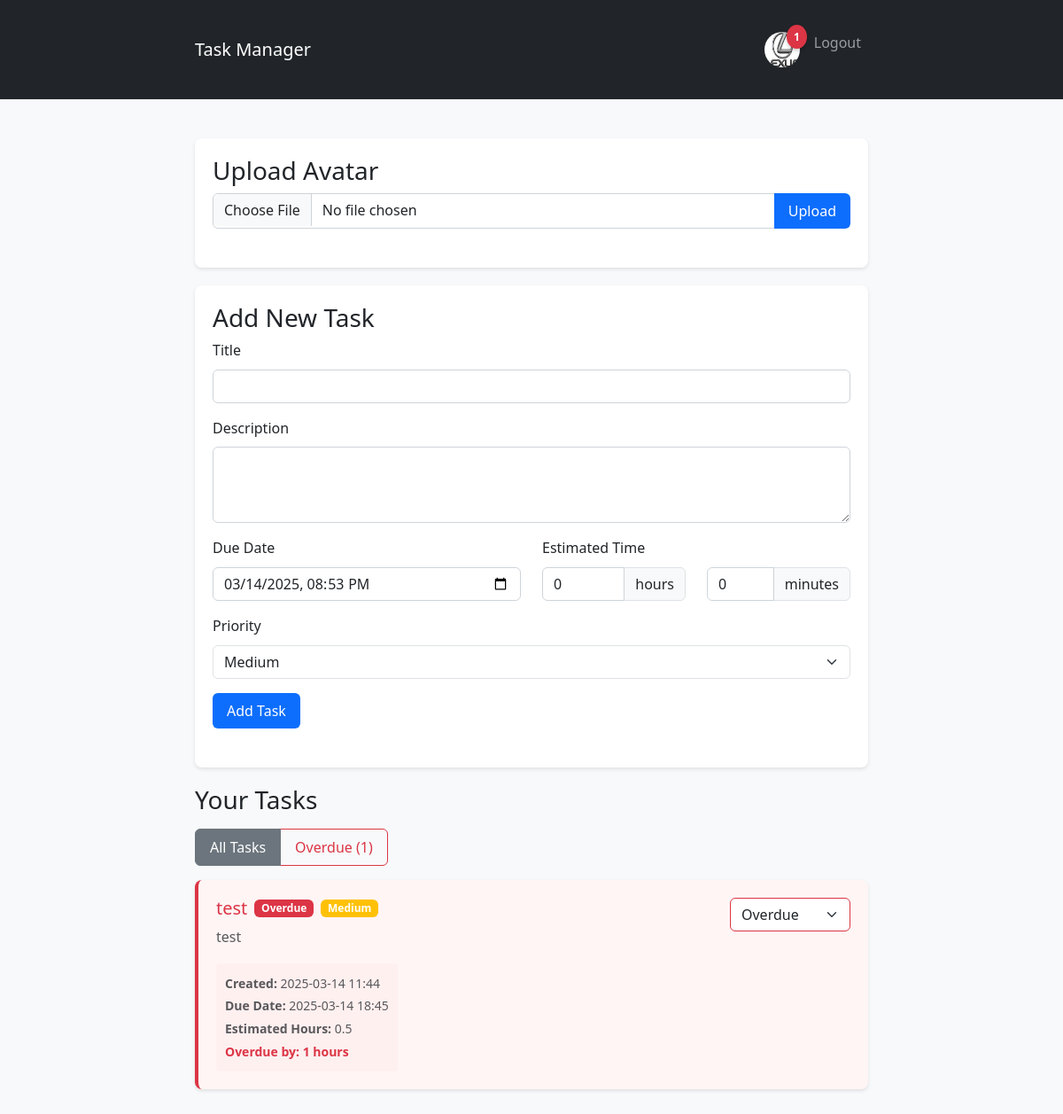
Page / (signed in) on the earlier database version.
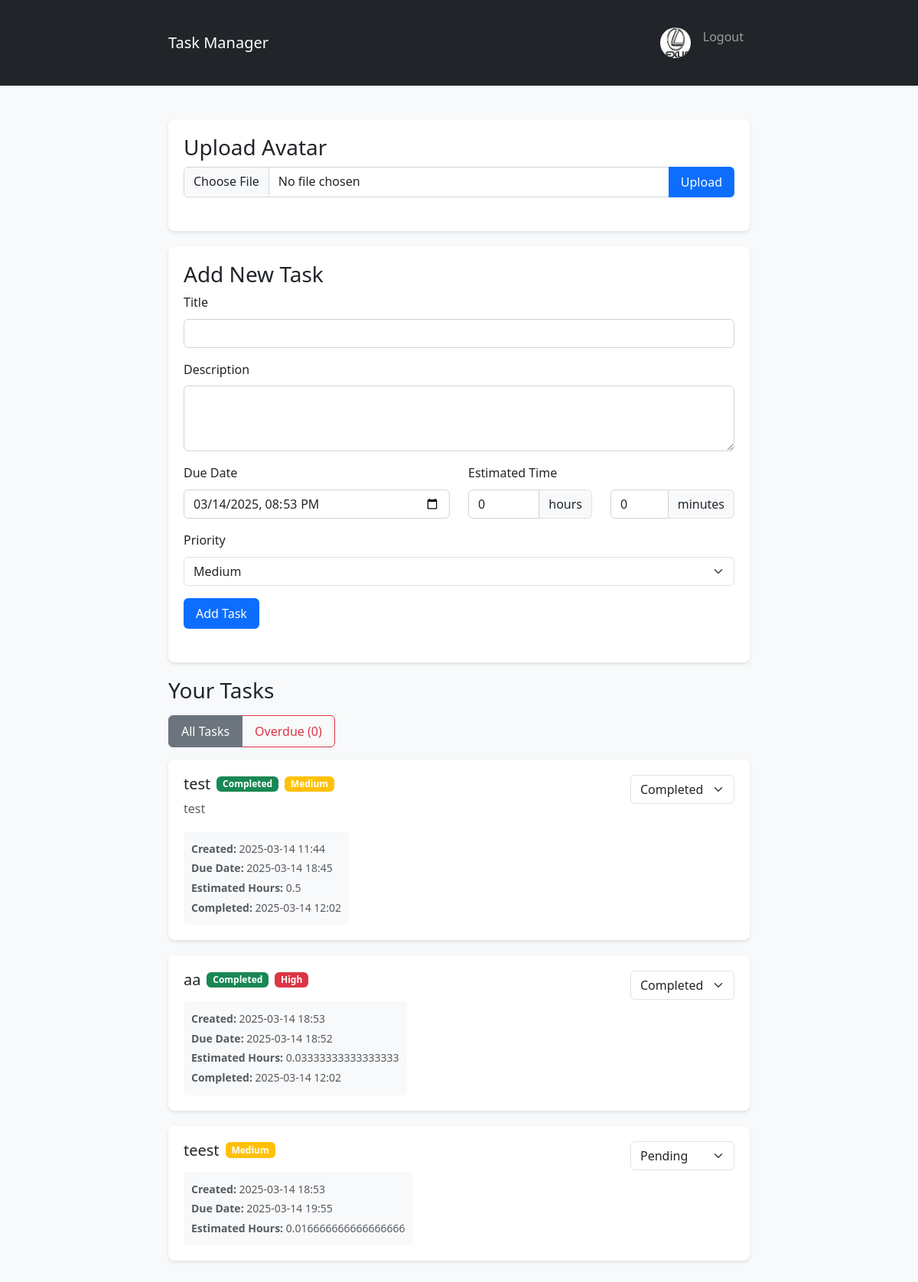
Same page on the later database version.
### app.py (models this page shows)
class User(UserMixin, db.Model):
    id = db.Column(db.Integer, primary_key=True)
    username = db.Column(db.String(80), unique=True, nullable=False)
    password_hash = db.Column(db.String(120), nullable=False)
    role = db.Column(db.String(20), nullable=False, default='user')
    avatar_path = db.Column(db.String(200))
    tasks = db.relationship('Task', backref='user', lazy=True)

class Task(db.Model):
    id = db.Column(db.Integer, primary_key=True)
    title = db.Column(db.String(100), nullable=False)
    description = db.Column(db.Text)
    status = db.Column(db.String(20), default='pending')
    created_at = db.Column(db.DateTime, default=datetime.utcnow)
    due_date = db.Column(db.DateTime, nullable=False)
    finished_at = db.Column(db.DateTime)
    estimated_hours = db.Column(db.Float, nullable=False, default=1.0)
    priority = db.Column(db.String(20), default='medium')
    user_id = db.Column(db.Integer, db.ForeignKey('user.id'), nullable=False)
    @property
    def priority_color(self):
        return {
            'low': 'info',
            'medium': 'warning',
            'high': 'danger'
        }.get(self.priority, 'secondary')
    @property
    def current_status(self):
        if self.status == 'completed':
            return 'completed'
        elif self.due_date < datetime.now() and self.status != 'completed':
            return 'overdue'
        elif self.status == 'in_progress':
            return 'in_progress'
        else:
            return 'pending'

### app.py (the view)
@app.route('/')
@login_required
def index():
    tasks = Task.query.filter_by(user_id=current_user.id).all()
    now = datetime.now()
    overdue_tasks = Task.query.filter(
        Task.user_id == current_user.id,
        Task.status != 'completed',
        Task.due_date < now
    ).all()
    critical_overdue = [] # Trễ > 24h
    today_overdue = []   # Trễ < 24h
    for task in overdue_tasks:
        hours_overdue = (now - task.due_date).total_seconds() / 3600
        if hours_overdue > 24:
            critical_overdue.append(task)
        else:
            today_overdue.append(task)
    overdue_stats = {
        'total': len(overdue_tasks),
        'critical': len(critical_overdue),
        'today': len(today_overdue)
    }
    return render_template('index.html',
                         tasks=tasks,
                         overdue_stats=overdue_stats,
                         critical_overdue=critical_overdue,
                         today_overdue=today_overdue,
                         now=now)

### app.py (called while the page is built)
@login_manager.user_loader
def load_user(user_id):
    return User.query.get(int(user_id))

### templates/index.html (shortened to what this page needs)
{% extends "base.html" %}
{% block content %}
<div class="row">
    <div class="col-12">
        <div class="task-card">
            <h3>Upload Avatar</h3>
            <form action="{{ url_for('upload_avatar') }}" method="post" enctype="multipart/form-data" class="mb-4">
                <div class="input-group">
                    <input type="file" class="form-control" name="avatar" accept="image/*" required>
                    <button class="btn btn-primary" type="submit">Upload</button>
                </div>
            </form>
        </div>
        <div class="task-card">
            <h3>Add New Task</h3>
            <form action="{{ url_for('add_task') }}" method="post" class="mb-4">
                <div class="mb-3">
                    <label for="title" class="form-label">Title</label>
                    <input type="text" class="form-control" id="title" name="title" required>
                </div>
                <div class="mb-3">
                    <label for="description" class="form-label">Description</label>
                    <textarea class="form-control" id="description" name="description" rows="3"></textarea>
                </div>
                <div class="row">
                    <div class="col-md-6 mb-3">
                        <label for="due_date" class="form-label">Due Date</label>
                        <input type="datetime-local" class="form-control" id="due_date" name="due_date" required>
                    </div>
                    <div class="col-md-6 mb-3">
                        <label class="form-label">Estimated Time</label>
                        <div class="row">
                            <div class="col-6">
                                <div class="input-group">
                                    <input type="number" class="form-control" id="hours" name="hours"
                                           min="0" value="0" required>
                                    <span class="input-group-text">hours</span>
                                </div>
                            </div>
                            <div class="col-6">
                                <div class="input-group">
                                    <input type="number" class="form-control" id="minutes" name="minutes"
                                           min="0" max="59" value="0" required>
                                    <span class="input-group-text">minutes</span>
                                </div>
                            </div>
                        </div>
                    </div>
                </div>
                <div class="mb-3">
                    <label for="priority" class="form-label">Priority</label>
                    <select class="form-select" id="priority" name="priority" required>
                        <option value="medium" selected>Medium</option>
                    </select>
                </div>
                <button type="submit" class="btn btn-primary">Add Task</button>
            </form>
        </div>
        <div id="tasks-section">
            <h3 class="mb-3">Your Tasks</h3>
            <div class="mb-3">
                <div class="btn-group">
                    <button type="button" class="btn btn-outline-secondary active" data-filter="all">
                        All Tasks
                    </button>
                    <button type="button" class="btn btn-outline-danger" data-filter="overdue">
                        Overdue ({{ overdue_stats.total }})
                    </button>
                </div>
            </div>
            {% for task in tasks %}
            <div class="task-card {% if task.status != 'completed' and task.due_date < now %}task-overdue{% endif %}">
                <div class="d-flex justify-content-between align-items-start">
                    <div>
                        <div class="d-flex align-items-center gap-2">
                            <h5 class="mb-0">{{ task.title }}</h5>
                            {% if task.status != 'completed' and task.due_date < now %}
                                <span class="badge bg-danger">Overdue</span>
                            {% endif %}
                            {% if task.status == 'completed' %}
                                <span class="badge bg-success">Completed</span>
                            {% endif %}
                            <span class="badge bg-{{ task.priority_color }}">{{ task.priority|title }}</span>
                        </div>
                        <p class="text-muted mt-2">{{ task.description }}</p>
                        <div class="task-info">
                            <small class="text-muted">
                                <strong>Created:</strong> {{ task.created_at.strftime('%Y-%m-%d %H:%M') }}<br>
                                <strong>Due Date:</strong> {{ task.due_date.strftime('%Y-%m-%d %H:%M') }}<br>
                                <strong>Estimated Hours:</strong> {{ task.estimated_hours }}<br>
                                {% if task.due_date < now and task.status != 'completed' %}
                                    <strong class="text-danger">
                                        Overdue by: {{ ((now - task.due_date).total_seconds() / 3600)|round|int }} hours
                                    </strong><br>
                                {% endif %}
                                {% if task.finished_at %}
                                    <strong>Completed:</strong> {{ task.finished_at.strftime('%Y-%m-%d %H:%M') }}
                                {% endif %}
                            </small>
                        </div>
                    </div>
                    <form action="{{ url_for('update_task_status', task_id=task.id) }}" method="post" class="ms-3">
                        <select name="status" class="form-select {% if task.current_status == 'overdue' %}border-danger{% endif %}"
                                onchange="this.form.submit()">
                            <option value="pending" {% if task.status == 'pending' and task.current_status != 'overdue' %}selected{% endif %}>Pending</option>
                            <option value="completed" {% if task.status == 'completed' %}selected{% endif %}>Completed</option>
                            {% if task.current_status == 'overdue' and task.status != 'completed' %}
                                <option value="overdue" selected>Overdue</option>
                            {% endif %}
                        </select>
                    </form>
                </div>
            </div>
            {% else %}
            <div class="task-card">
                <p class="text-muted">No tasks yet. Add your first task above!</p>
            </div>
            {% endfor %}
        </div>
    </div>
</div>
{% endblock %}

### templates/base.html (shortened to what this page needs)
<!DOCTYPE html>
<html lang="en">
<head>
    <link href="https://cdn.jsdelivr.net/npm/bootstrap@5.3.0/dist/css/bootstrap.min.css" rel="stylesheet">
</head>
<body>
    <nav class="navbar navbar-expand-lg navbar-dark bg-dark">
        <div class="container">
            <a class="navbar-brand" href="{{ url_for('index') }}">Task Manager</a>
            <div class="collapse navbar-collapse" id="navbarNav">
                <ul class="navbar-nav ms-auto">
                    {% if current_user.is_authenticated %}
                        <li class="nav-item">
                            <span class="nav-link">
                                <div class="avatar-container">
                                    {% if current_user.avatar_path %}
                                        <img src="{{ url_for('static', filename=current_user.avatar_path) }}"
                                             alt="Avatar" class="rounded-circle" width="40" height="40"
                                             data-bs-toggle="dropdown" aria-expanded="false">
                                    {% else %}
                                        <img src="https://avatar-placeholder.iran.liara.run/150x150"
                                             alt="Default Avatar" class="rounded-circle" width="40" height="40"
                                             data-bs-toggle="dropdown" aria-expanded="false">
                                    {% endif %}
                                    {% if overdue_stats.total > 0 %}
                                        <div class="overdue-badge" data-bs-toggle="dropdown" aria-expanded="false">
                                            {{ overdue_stats.total }}
                                        </div>
                                    {% endif %}
                                </div>
                            </span>
                        </li>
                        <li class="nav-item">
                            <a class="nav-link" href="{{ url_for('logout') }}">Logout</a>
                        </li>
                    {% endif %}
                </ul>
            </div>
        </div>
    </nav>
    <div class="container mt-4">
        {% block content %}{% endblock %}
    </div>
</body>
</html>

### templates/base.html (style rules this page uses)
body { background-color: #f8f9fa; line-height: 1.6; }
.container { max-width: 800px; margin: 0 auto; padding: 20px; }
.task-card { background-color: white; border-radius: 8px; box-shadow: 0 2px 4px rgba(0,0,0,0.1); margin-bottom: 20px; padding: 20px; transition: transform 0.2s ease; }
.avatar-container { position: relative; display: inline-block; cursor: pointer; }
.form-control { border-radius: 6px; border: 1px solid #ced4da; }
.btn { border-radius: 6px; padding: 8px 16px; transition: all 0.2s ease; }
.btn-primary { background-color: #0d6efd; border: none; }

### templates/index.html (style rules this page uses)
.task-info { background-color: #f8f9fa; padding: 10px; border-radius: 4px; margin-top: 10px; }
.task-card { transition: all 0.3s ease; }

Differences in the rows shown:
changed Task "test": finished_at (not shown) → "2025-03-14 12:02"; status "Overdue" → "Completed"; ((now-task.due_date).total_seconds()/3600)|round|int "1" → (not shown); status "Overdue Overdue by: hours" → "Completed"
added Task: title "aa", shows "Completed", priority "High", created_at "2025-03-14 18:53", due_date "2025-03-14 18:52", estimated_hours "0.03333333333333333", finished_at "2025-03-14 12:02", status "Completed"
added Task: title "teest", priority "Medium", created_at "2025-03-14 18:53", due_date "2025-03-14 19:55", estimated_hours "0.016666666666666666", status "Pending"
Other differences:
{{ overdue_stats.total }}: "1" → "0"
{{ overdue_stats.total }}: "1" → (not shown)
